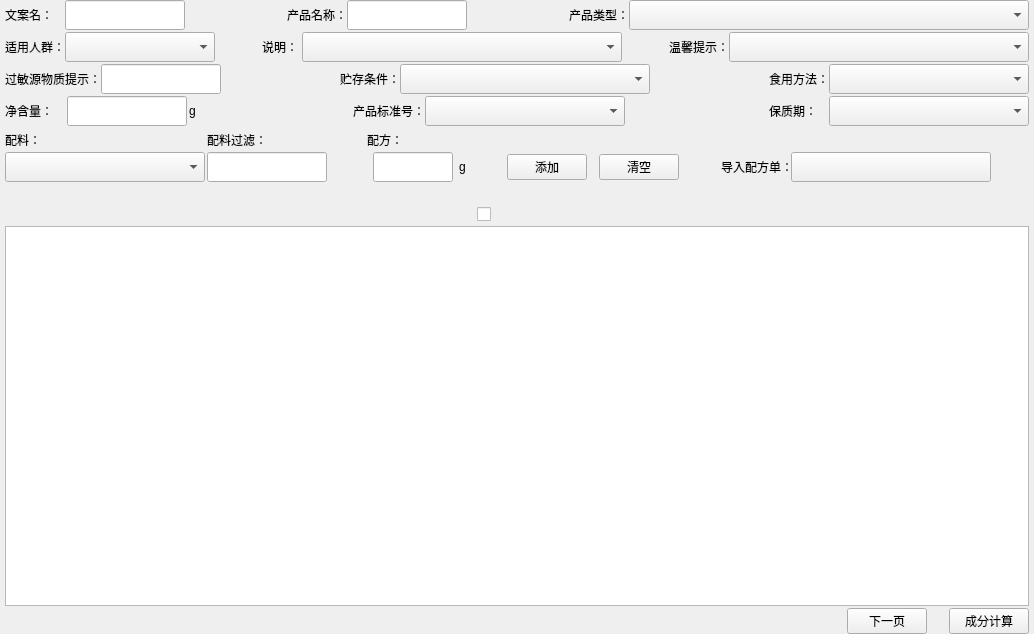
<?xml version="1.0" encoding="UTF-8"?>
<ui version="4.0">
 <class>PrepareTableWidget</class>
 <widget class="QWidget" name="PrepareTableWidget">
  <property name="geometry">
   <rect>
    <x>0</x>
    <y>0</y>
    <width>1034</width>
    <height>634</height>
   </rect>
  </property>
  <property name="windowTitle">
   <string notr="true">杭州衡美</string>
  </property>
  <layout class="QVBoxLayout" name="verticalLayout_6">
   <property name="spacing">
    <number>2</number>
   </property>
   <property name="leftMargin">
    <number>5</number>
   </property>
   <property name="topMargin">
    <number>0</number>
   </property>
   <property name="rightMargin">
    <number>5</number>
   </property>
   <property name="bottomMargin">
    <number>0</number>
   </property>
   <item>
    <widget class="QWidget" name="m_pWidgetConfig" native="true">
     <layout class="QVBoxLayout" name="verticalLayout_5">
      <property name="spacing">
       <number>2</number>
      </property>
      <property name="leftMargin">
       <number>0</number>
      </property>
      <property name="topMargin">
       <number>0</number>
      </property>
      <property name="rightMargin">
       <number>0</number>
      </property>
      <property name="bottomMargin">
       <number>0</number>
      </property>
      <item>
       <layout class="QHBoxLayout" name="horizontalLayout_11">
        <property name="spacing">
         <number>0</number>
        </property>
        <item>
         <layout class="QHBoxLayout" name="horizontalLayout_5">
          <property name="spacing">
           <number>0</number>
          </property>
          <item>
           <widget class="QLabel" name="label_4">
            <property name="sizePolicy">
             <sizepolicy hsizetype="Fixed" vsizetype="Fixed">
              <horstretch>0</horstretch>
              <verstretch>0</verstretch>
             </sizepolicy>
            </property>
            <property name="minimumSize">
             <size>
              <width>60</width>
              <height>24</height>
             </size>
            </property>
            <property name="layoutDirection">
             <enum>Qt::LeftToRight</enum>
            </property>
            <property name="text">
             <string>文案名：</string>
            </property>
            <property name="alignment">
             <set>Qt::AlignLeading|Qt::AlignLeft|Qt::AlignVCenter</set>
            </property>
           </widget>
          </item>
          <item>
           <widget class="DSGUI::DSLineEdit" name="m_editOfficialName">
            <property name="minimumSize">
             <size>
              <width>120</width>
              <height>30</height>
             </size>
            </property>
            <property name="maximumSize">
             <size>
              <width>120</width>
              <height>30</height>
             </size>
            </property>
           </widget>
          </item>
         </layout>
        </item>
        <item>
         <spacer name="horizontalSpacer_7">
          <property name="orientation">
           <enum>Qt::Horizontal</enum>
          </property>
          <property name="sizeHint" stdset="0">
           <size>
            <width>40</width>
            <height>20</height>
           </size>
          </property>
         </spacer>
        </item>
        <item>
         <layout class="QHBoxLayout" name="horizontalLayout_6">
          <property name="spacing">
           <number>0</number>
          </property>
          <item>
           <widget class="QLabel" name="label_5">
            <property name="sizePolicy">
             <sizepolicy hsizetype="Fixed" vsizetype="Fixed">
              <horstretch>0</horstretch>
              <verstretch>0</verstretch>
             </sizepolicy>
            </property>
            <property name="minimumSize">
             <size>
              <width>60</width>
              <height>24</height>
             </size>
            </property>
            <property name="layoutDirection">
             <enum>Qt::LeftToRight</enum>
            </property>
            <property name="text">
             <string>产品名称：</string>
            </property>
            <property name="alignment">
             <set>Qt::AlignLeading|Qt::AlignLeft|Qt::AlignVCenter</set>
            </property>
           </widget>
          </item>
          <item>
           <widget class="DSGUI::DSLineEdit" name="m_editProductName">
            <property name="minimumSize">
             <size>
              <width>120</width>
              <height>30</height>
             </size>
            </property>
            <property name="maximumSize">
             <size>
              <width>120</width>
              <height>30</height>
             </size>
            </property>
           </widget>
          </item>
         </layout>
        </item>
        <item>
         <spacer name="horizontalSpacer_8">
          <property name="orientation">
           <enum>Qt::Horizontal</enum>
          </property>
          <property name="sizeHint" stdset="0">
           <size>
            <width>40</width>
            <height>20</height>
           </size>
          </property>
         </spacer>
        </item>
        <item>
         <layout class="QHBoxLayout" name="horizontalLayout_7">
          <property name="spacing">
           <number>0</number>
          </property>
          <item>
           <widget class="QLabel" name="label_6">
            <property name="sizePolicy">
             <sizepolicy hsizetype="Fixed" vsizetype="Fixed">
              <horstretch>0</horstretch>
              <verstretch>0</verstretch>
             </sizepolicy>
            </property>
            <property name="minimumSize">
             <size>
              <width>60</width>
              <height>24</height>
             </size>
            </property>
            <property name="layoutDirection">
             <enum>Qt::LeftToRight</enum>
            </property>
            <property name="text">
             <string>产品类型：</string>
            </property>
            <property name="alignment">
             <set>Qt::AlignLeading|Qt::AlignLeft|Qt::AlignVCenter</set>
            </property>
           </widget>
          </item>
          <item>
           <widget class="DSGUI::DSComboBox" name="m_cmbProductType">
            <property name="sizePolicy">
             <sizepolicy hsizetype="Fixed" vsizetype="Fixed">
              <horstretch>0</horstretch>
              <verstretch>0</verstretch>
             </sizepolicy>
            </property>
            <property name="minimumSize">
             <size>
              <width>400</width>
              <height>30</height>
             </size>
            </property>
            <property name="maximumSize">
             <size>
              <width>400</width>
              <height>30</height>
             </size>
            </property>
           </widget>
          </item>
         </layout>
        </item>
       </layout>
      </item>
      <item>
       <layout class="QHBoxLayout" name="horizontalLayout_12">
        <property name="spacing">
         <number>0</number>
        </property>
        <item>
         <layout class="QHBoxLayout" name="horizontalLayout_8">
          <property name="spacing">
           <number>0</number>
          </property>
          <item>
           <widget class="QLabel" name="label_7">
            <property name="sizePolicy">
             <sizepolicy hsizetype="Fixed" vsizetype="Fixed">
              <horstretch>0</horstretch>
              <verstretch>0</verstretch>
             </sizepolicy>
            </property>
            <property name="minimumSize">
             <size>
              <width>60</width>
              <height>24</height>
             </size>
            </property>
            <property name="layoutDirection">
             <enum>Qt::LeftToRight</enum>
            </property>
            <property name="text">
             <string>适用人群：</string>
            </property>
            <property name="alignment">
             <set>Qt::AlignLeading|Qt::AlignLeft|Qt::AlignVCenter</set>
            </property>
           </widget>
          </item>
          <item>
           <widget class="DSGUI::DSComboBox" name="m_cmbApplayPerson">
            <property name="sizePolicy">
             <sizepolicy hsizetype="Fixed" vsizetype="Fixed">
              <horstretch>0</horstretch>
              <verstretch>0</verstretch>
             </sizepolicy>
            </property>
            <property name="minimumSize">
             <size>
              <width>150</width>
              <height>30</height>
             </size>
            </property>
            <property name="maximumSize">
             <size>
              <width>150</width>
              <height>30</height>
             </size>
            </property>
           </widget>
          </item>
         </layout>
        </item>
        <item>
         <spacer name="horizontalSpacer_10">
          <property name="orientation">
           <enum>Qt::Horizontal</enum>
          </property>
          <property name="sizeHint" stdset="0">
           <size>
            <width>40</width>
            <height>20</height>
           </size>
          </property>
         </spacer>
        </item>
        <item>
         <layout class="QHBoxLayout" name="horizontalLayout_9">
          <property name="spacing">
           <number>0</number>
          </property>
          <item>
           <widget class="QLabel" name="label_8">
            <property name="sizePolicy">
             <sizepolicy hsizetype="Fixed" vsizetype="Fixed">
              <horstretch>0</horstretch>
              <verstretch>0</verstretch>
             </sizepolicy>
            </property>
            <property name="minimumSize">
             <size>
              <width>40</width>
              <height>24</height>
             </size>
            </property>
            <property name="layoutDirection">
             <enum>Qt::LeftToRight</enum>
            </property>
            <property name="text">
             <string>说明：</string>
            </property>
            <property name="alignment">
             <set>Qt::AlignLeading|Qt::AlignLeft|Qt::AlignVCenter</set>
            </property>
           </widget>
          </item>
          <item>
           <widget class="mainApp::MultipleComboBox" name="m_cmbExplane">
            <property name="sizePolicy">
             <sizepolicy hsizetype="Fixed" vsizetype="Fixed">
              <horstretch>0</horstretch>
              <verstretch>0</verstretch>
             </sizepolicy>
            </property>
            <property name="minimumSize">
             <size>
              <width>320</width>
              <height>30</height>
             </size>
            </property>
            <property name="maximumSize">
             <size>
              <width>320</width>
              <height>30</height>
             </size>
            </property>
           </widget>
          </item>
         </layout>
        </item>
        <item>
         <spacer name="horizontalSpacer_9">
          <property name="orientation">
           <enum>Qt::Horizontal</enum>
          </property>
          <property name="sizeHint" stdset="0">
           <size>
            <width>40</width>
            <height>20</height>
           </size>
          </property>
         </spacer>
        </item>
        <item>
         <layout class="QHBoxLayout" name="horizontalLayout_10">
          <property name="spacing">
           <number>0</number>
          </property>
          <item>
           <widget class="QLabel" name="label_9">
            <property name="sizePolicy">
             <sizepolicy hsizetype="Fixed" vsizetype="Fixed">
              <horstretch>0</horstretch>
              <verstretch>0</verstretch>
             </sizepolicy>
            </property>
            <property name="minimumSize">
             <size>
              <width>60</width>
              <height>24</height>
             </size>
            </property>
            <property name="layoutDirection">
             <enum>Qt::LeftToRight</enum>
            </property>
            <property name="text">
             <string>温馨提示：</string>
            </property>
            <property name="alignment">
             <set>Qt::AlignLeading|Qt::AlignLeft|Qt::AlignVCenter</set>
            </property>
           </widget>
          </item>
          <item>
           <widget class="mainApp::MultipleComboBox" name="m_cmbRemainder">
            <property name="sizePolicy">
             <sizepolicy hsizetype="Fixed" vsizetype="Fixed">
              <horstretch>0</horstretch>
              <verstretch>0</verstretch>
             </sizepolicy>
            </property>
            <property name="minimumSize">
             <size>
              <width>300</width>
              <height>30</height>
             </size>
            </property>
            <property name="maximumSize">
             <size>
              <width>300</width>
              <height>30</height>
             </size>
            </property>
           </widget>
          </item>
         </layout>
        </item>
       </layout>
      </item>
      <item>
       <layout class="QHBoxLayout" name="horizontalLayout_16">
        <property name="spacing">
         <number>0</number>
        </property>
        <item>
         <layout class="QHBoxLayout" name="horizontalLayout_13">
          <property name="spacing">
           <number>0</number>
          </property>
          <item>
           <widget class="QLabel" name="label_10">
            <property name="sizePolicy">
             <sizepolicy hsizetype="Fixed" vsizetype="Fixed">
              <horstretch>0</horstretch>
              <verstretch>0</verstretch>
             </sizepolicy>
            </property>
            <property name="minimumSize">
             <size>
              <width>60</width>
              <height>24</height>
             </size>
            </property>
            <property name="layoutDirection">
             <enum>Qt::LeftToRight</enum>
            </property>
            <property name="text">
             <string>过敏源物质提示：</string>
            </property>
            <property name="alignment">
             <set>Qt::AlignLeading|Qt::AlignLeft|Qt::AlignVCenter</set>
            </property>
           </widget>
          </item>
          <item>
           <widget class="DSGUI::DSLineEdit" name="m_editAllergy">
            <property name="minimumSize">
             <size>
              <width>120</width>
              <height>30</height>
             </size>
            </property>
            <property name="maximumSize">
             <size>
              <width>120</width>
              <height>30</height>
             </size>
            </property>
           </widget>
          </item>
         </layout>
        </item>
        <item>
         <spacer name="horizontalSpacer_11">
          <property name="orientation">
           <enum>Qt::Horizontal</enum>
          </property>
          <property name="sizeHint" stdset="0">
           <size>
            <width>40</width>
            <height>20</height>
           </size>
          </property>
         </spacer>
        </item>
        <item>
         <layout class="QHBoxLayout" name="horizontalLayout_14">
          <property name="spacing">
           <number>0</number>
          </property>
          <item>
           <widget class="QLabel" name="label_11">
            <property name="sizePolicy">
             <sizepolicy hsizetype="Fixed" vsizetype="Fixed">
              <horstretch>0</horstretch>
              <verstretch>0</verstretch>
             </sizepolicy>
            </property>
            <property name="minimumSize">
             <size>
              <width>60</width>
              <height>24</height>
             </size>
            </property>
            <property name="layoutDirection">
             <enum>Qt::LeftToRight</enum>
            </property>
            <property name="text">
             <string>贮存条件：</string>
            </property>
            <property name="alignment">
             <set>Qt::AlignLeading|Qt::AlignLeft|Qt::AlignVCenter</set>
            </property>
           </widget>
          </item>
          <item>
           <widget class="DSGUI::DSComboBox" name="m_cmbStornCondition">
            <property name="sizePolicy">
             <sizepolicy hsizetype="Fixed" vsizetype="Fixed">
              <horstretch>0</horstretch>
              <verstretch>0</verstretch>
             </sizepolicy>
            </property>
            <property name="minimumSize">
             <size>
              <width>250</width>
              <height>30</height>
             </size>
            </property>
            <property name="maximumSize">
             <size>
              <width>250</width>
              <height>30</height>
             </size>
            </property>
           </widget>
          </item>
         </layout>
        </item>
        <item>
         <spacer name="horizontalSpacer_12">
          <property name="orientation">
           <enum>Qt::Horizontal</enum>
          </property>
          <property name="sizeHint" stdset="0">
           <size>
            <width>40</width>
            <height>20</height>
           </size>
          </property>
         </spacer>
        </item>
        <item>
         <layout class="QHBoxLayout" name="horizontalLayout_15">
          <property name="spacing">
           <number>0</number>
          </property>
          <item>
           <widget class="QLabel" name="label_12">
            <property name="sizePolicy">
             <sizepolicy hsizetype="Fixed" vsizetype="Fixed">
              <horstretch>0</horstretch>
              <verstretch>0</verstretch>
             </sizepolicy>
            </property>
            <property name="minimumSize">
             <size>
              <width>60</width>
              <height>24</height>
             </size>
            </property>
            <property name="layoutDirection">
             <enum>Qt::LeftToRight</enum>
            </property>
            <property name="text">
             <string>食用方法：</string>
            </property>
            <property name="alignment">
             <set>Qt::AlignLeading|Qt::AlignLeft|Qt::AlignVCenter</set>
            </property>
           </widget>
          </item>
          <item>
           <widget class="mainApp::MultipleComboBox" name="m_cmbEdibleFunction">
            <property name="sizePolicy">
             <sizepolicy hsizetype="Fixed" vsizetype="Fixed">
              <horstretch>0</horstretch>
              <verstretch>0</verstretch>
             </sizepolicy>
            </property>
            <property name="minimumSize">
             <size>
              <width>200</width>
              <height>30</height>
             </size>
            </property>
            <property name="maximumSize">
             <size>
              <width>200</width>
              <height>30</height>
             </size>
            </property>
           </widget>
          </item>
         </layout>
        </item>
       </layout>
      </item>
      <item>
       <layout class="QHBoxLayout" name="horizontalLayout_20">
        <property name="spacing">
         <number>0</number>
        </property>
        <item>
         <layout class="QHBoxLayout" name="horizontalLayout_17" stretch="0,0,0">
          <property name="spacing">
           <number>2</number>
          </property>
          <item>
           <widget class="QLabel" name="label_13">
            <property name="sizePolicy">
             <sizepolicy hsizetype="Fixed" vsizetype="Fixed">
              <horstretch>0</horstretch>
              <verstretch>0</verstretch>
             </sizepolicy>
            </property>
            <property name="minimumSize">
             <size>
              <width>60</width>
              <height>24</height>
             </size>
            </property>
            <property name="layoutDirection">
             <enum>Qt::LeftToRight</enum>
            </property>
            <property name="text">
             <string>净含量：</string>
            </property>
            <property name="alignment">
             <set>Qt::AlignLeading|Qt::AlignLeft|Qt::AlignVCenter</set>
            </property>
           </widget>
          </item>
          <item>
           <widget class="DSGUI::DSLineEdit" name="m_editContent">
            <property name="minimumSize">
             <size>
              <width>120</width>
              <height>30</height>
             </size>
            </property>
            <property name="maximumSize">
             <size>
              <width>120</width>
              <height>30</height>
             </size>
            </property>
           </widget>
          </item>
          <item>
           <widget class="QLabel" name="label_16">
            <property name="sizePolicy">
             <sizepolicy hsizetype="Fixed" vsizetype="Fixed">
              <horstretch>0</horstretch>
              <verstretch>0</verstretch>
             </sizepolicy>
            </property>
            <property name="minimumSize">
             <size>
              <width>20</width>
              <height>24</height>
             </size>
            </property>
            <property name="layoutDirection">
             <enum>Qt::LeftToRight</enum>
            </property>
            <property name="text">
             <string>g</string>
            </property>
            <property name="alignment">
             <set>Qt::AlignLeading|Qt::AlignLeft|Qt::AlignVCenter</set>
            </property>
           </widget>
          </item>
         </layout>
        </item>
        <item>
         <spacer name="horizontalSpacer_13">
          <property name="orientation">
           <enum>Qt::Horizontal</enum>
          </property>
          <property name="sizeHint" stdset="0">
           <size>
            <width>40</width>
            <height>20</height>
           </size>
          </property>
         </spacer>
        </item>
        <item>
         <layout class="QHBoxLayout" name="horizontalLayout_18">
          <property name="spacing">
           <number>0</number>
          </property>
          <item>
           <widget class="QLabel" name="label_14">
            <property name="sizePolicy">
             <sizepolicy hsizetype="Fixed" vsizetype="Fixed">
              <horstretch>0</horstretch>
              <verstretch>0</verstretch>
             </sizepolicy>
            </property>
            <property name="minimumSize">
             <size>
              <width>60</width>
              <height>24</height>
             </size>
            </property>
            <property name="layoutDirection">
             <enum>Qt::LeftToRight</enum>
            </property>
            <property name="text">
             <string>产品标准号：</string>
            </property>
            <property name="alignment">
             <set>Qt::AlignLeading|Qt::AlignLeft|Qt::AlignVCenter</set>
            </property>
           </widget>
          </item>
          <item>
           <widget class="DSGUI::DSComboBox" name="m_cmbProductStandard">
            <property name="sizePolicy">
             <sizepolicy hsizetype="Fixed" vsizetype="Fixed">
              <horstretch>0</horstretch>
              <verstretch>0</verstretch>
             </sizepolicy>
            </property>
            <property name="minimumSize">
             <size>
              <width>200</width>
              <height>30</height>
             </size>
            </property>
            <property name="maximumSize">
             <size>
              <width>200</width>
              <height>30</height>
             </size>
            </property>
           </widget>
          </item>
         </layout>
        </item>
        <item>
         <spacer name="horizontalSpacer_14">
          <property name="orientation">
           <enum>Qt::Horizontal</enum>
          </property>
          <property name="sizeHint" stdset="0">
           <size>
            <width>40</width>
            <height>20</height>
           </size>
          </property>
         </spacer>
        </item>
        <item>
         <layout class="QHBoxLayout" name="horizontalLayout_19">
          <property name="spacing">
           <number>0</number>
          </property>
          <item>
           <widget class="QLabel" name="label_15">
            <property name="sizePolicy">
             <sizepolicy hsizetype="Fixed" vsizetype="Fixed">
              <horstretch>0</horstretch>
              <verstretch>0</verstretch>
             </sizepolicy>
            </property>
            <property name="minimumSize">
             <size>
              <width>60</width>
              <height>24</height>
             </size>
            </property>
            <property name="layoutDirection">
             <enum>Qt::LeftToRight</enum>
            </property>
            <property name="text">
             <string>保质期：</string>
            </property>
            <property name="alignment">
             <set>Qt::AlignLeading|Qt::AlignLeft|Qt::AlignVCenter</set>
            </property>
           </widget>
          </item>
          <item>
           <widget class="DSGUI::DSComboBox" name="m_cmbExpirationDate">
            <property name="sizePolicy">
             <sizepolicy hsizetype="Fixed" vsizetype="Fixed">
              <horstretch>0</horstretch>
              <verstretch>0</verstretch>
             </sizepolicy>
            </property>
            <property name="minimumSize">
             <size>
              <width>200</width>
              <height>30</height>
             </size>
            </property>
            <property name="maximumSize">
             <size>
              <width>200</width>
              <height>30</height>
             </size>
            </property>
           </widget>
          </item>
         </layout>
        </item>
       </layout>
      </item>
      <item>
       <layout class="QHBoxLayout" name="horizontalLayout_2">
        <property name="spacing">
         <number>0</number>
        </property>
        <item>
         <layout class="QVBoxLayout" name="verticalLayout">
          <item>
           <widget class="QLabel" name="label">
            <property name="sizePolicy">
             <sizepolicy hsizetype="Fixed" vsizetype="Fixed">
              <horstretch>0</horstretch>
              <verstretch>0</verstretch>
             </sizepolicy>
            </property>
            <property name="minimumSize">
             <size>
              <width>120</width>
              <height>24</height>
             </size>
            </property>
            <property name="layoutDirection">
             <enum>Qt::LeftToRight</enum>
            </property>
            <property name="text">
             <string>配料：</string>
            </property>
            <property name="alignment">
             <set>Qt::AlignLeading|Qt::AlignLeft|Qt::AlignVCenter</set>
            </property>
           </widget>
          </item>
          <item>
           <widget class="DSGUI::DSComboBox" name="m_cmbRecipe">
            <property name="sizePolicy">
             <sizepolicy hsizetype="Fixed" vsizetype="Fixed">
              <horstretch>0</horstretch>
              <verstretch>0</verstretch>
             </sizepolicy>
            </property>
            <property name="minimumSize">
             <size>
              <width>200</width>
              <height>30</height>
             </size>
            </property>
            <property name="maximumSize">
             <size>
              <width>200</width>
              <height>30</height>
             </size>
            </property>
           </widget>
          </item>
         </layout>
        </item>
        <item>
         <spacer name="horizontalSpacer_16">
          <property name="orientation">
           <enum>Qt::Horizontal</enum>
          </property>
          <property name="sizeType">
           <enum>QSizePolicy::Fixed</enum>
          </property>
          <property name="sizeHint" stdset="0">
           <size>
            <width>2</width>
            <height>20</height>
           </size>
          </property>
         </spacer>
        </item>
        <item>
         <layout class="QVBoxLayout" name="verticalLayout_4">
          <item>
           <widget class="QLabel" name="label_18">
            <property name="text">
             <string>配料过滤：</string>
            </property>
           </widget>
          </item>
          <item>
           <widget class="DSGUI::DSLineEdit" name="m_editFilterRecipe">
            <property name="minimumSize">
             <size>
              <width>120</width>
              <height>30</height>
             </size>
            </property>
            <property name="maximumSize">
             <size>
              <width>120</width>
              <height>30</height>
             </size>
            </property>
           </widget>
          </item>
         </layout>
        </item>
        <item>
         <spacer name="horizontalSpacer">
          <property name="orientation">
           <enum>Qt::Horizontal</enum>
          </property>
          <property name="sizeType">
           <enum>QSizePolicy::Fixed</enum>
          </property>
          <property name="sizeHint" stdset="0">
           <size>
            <width>40</width>
            <height>20</height>
           </size>
          </property>
         </spacer>
        </item>
        <item>
         <layout class="QVBoxLayout" name="verticalLayout_2">
          <item>
           <widget class="QLabel" name="label_2">
            <property name="sizePolicy">
             <sizepolicy hsizetype="Fixed" vsizetype="Fixed">
              <horstretch>0</horstretch>
              <verstretch>0</verstretch>
             </sizepolicy>
            </property>
            <property name="minimumSize">
             <size>
              <width>120</width>
              <height>24</height>
             </size>
            </property>
            <property name="layoutDirection">
             <enum>Qt::LeftToRight</enum>
            </property>
            <property name="text">
             <string>配方：</string>
            </property>
            <property name="alignment">
             <set>Qt::AlignLeading|Qt::AlignLeft|Qt::AlignVCenter</set>
            </property>
           </widget>
          </item>
          <item>
           <layout class="QHBoxLayout" name="horizontalLayout">
            <item>
             <widget class="DSGUI::DSLineEdit" name="m_editElement">
              <property name="minimumSize">
               <size>
                <width>80</width>
                <height>30</height>
               </size>
              </property>
              <property name="maximumSize">
               <size>
                <width>80</width>
                <height>30</height>
               </size>
              </property>
             </widget>
            </item>
            <item>
             <widget class="QLabel" name="label_3">
              <property name="sizePolicy">
               <sizepolicy hsizetype="Fixed" vsizetype="Fixed">
                <horstretch>0</horstretch>
                <verstretch>0</verstretch>
               </sizepolicy>
              </property>
              <property name="minimumSize">
               <size>
                <width>20</width>
                <height>24</height>
               </size>
              </property>
              <property name="layoutDirection">
               <enum>Qt::LeftToRight</enum>
              </property>
              <property name="text">
               <string>g</string>
              </property>
              <property name="alignment">
               <set>Qt::AlignLeading|Qt::AlignLeft|Qt::AlignVCenter</set>
              </property>
             </widget>
            </item>
           </layout>
          </item>
         </layout>
        </item>
        <item>
         <layout class="QVBoxLayout" name="verticalLayout_3">
          <property name="spacing">
           <number>2</number>
          </property>
          <item>
           <spacer name="verticalSpacer_2">
            <property name="orientation">
             <enum>Qt::Vertical</enum>
            </property>
            <property name="sizeType">
             <enum>QSizePolicy::Preferred</enum>
            </property>
            <property name="sizeHint" stdset="0">
             <size>
              <width>20</width>
              <height>24</height>
             </size>
            </property>
           </spacer>
          </item>
          <item>
           <layout class="QHBoxLayout" name="horizontalLayout_3">
            <property name="spacing">
             <number>2</number>
            </property>
            <item>
             <spacer name="horizontalSpacer_3">
              <property name="orientation">
               <enum>Qt::Horizontal</enum>
              </property>
              <property name="sizeType">
               <enum>QSizePolicy::Fixed</enum>
              </property>
              <property name="sizeHint" stdset="0">
               <size>
                <width>20</width>
                <height>20</height>
               </size>
              </property>
             </spacer>
            </item>
            <item>
             <widget class="DSGUI::DSPushButton" name="m_btnAdd">
              <property name="text">
               <string>添加</string>
              </property>
             </widget>
            </item>
            <item>
             <spacer name="horizontalSpacer_6">
              <property name="orientation">
               <enum>Qt::Horizontal</enum>
              </property>
              <property name="sizeType">
               <enum>QSizePolicy::Fixed</enum>
              </property>
              <property name="sizeHint" stdset="0">
               <size>
                <width>10</width>
                <height>20</height>
               </size>
              </property>
             </spacer>
            </item>
            <item>
             <widget class="DSGUI::DSPushButton" name="m_btnClear">
              <property name="text">
               <string>清空</string>
              </property>
             </widget>
            </item>
            <item>
             <spacer name="horizontalSpacer_15">
              <property name="orientation">
               <enum>Qt::Horizontal</enum>
              </property>
              <property name="sizeType">
               <enum>QSizePolicy::Fixed</enum>
              </property>
              <property name="sizeHint" stdset="0">
               <size>
                <width>40</width>
                <height>20</height>
               </size>
              </property>
             </spacer>
            </item>
            <item>
             <layout class="QHBoxLayout" name="horizontalLayout_22">
              <property name="spacing">
               <number>0</number>
              </property>
              <item>
               <widget class="QLabel" name="label_17">
                <property name="sizePolicy">
                 <sizepolicy hsizetype="Fixed" vsizetype="Fixed">
                  <horstretch>0</horstretch>
                  <verstretch>0</verstretch>
                 </sizepolicy>
                </property>
                <property name="minimumSize">
                 <size>
                  <width>60</width>
                  <height>24</height>
                 </size>
                </property>
                <property name="layoutDirection">
                 <enum>Qt::LeftToRight</enum>
                </property>
                <property name="text">
                 <string>导入配方单：</string>
                </property>
                <property name="alignment">
                 <set>Qt::AlignLeading|Qt::AlignLeft|Qt::AlignVCenter</set>
                </property>
               </widget>
              </item>
              <item>
               <widget class="DSGUI::DSPushButton" name="m_btnRecipeExcel">
                <property name="minimumSize">
                 <size>
                  <width>200</width>
                  <height>30</height>
                 </size>
                </property>
                <property name="maximumSize">
                 <size>
                  <width>16777215</width>
                  <height>30</height>
                 </size>
                </property>
                <property name="text">
                 <string/>
                </property>
               </widget>
              </item>
             </layout>
            </item>
            <item>
             <spacer name="horizontalSpacer_2">
              <property name="orientation">
               <enum>Qt::Horizontal</enum>
              </property>
              <property name="sizeHint" stdset="0">
               <size>
                <width>40</width>
                <height>20</height>
               </size>
              </property>
             </spacer>
            </item>
           </layout>
          </item>
         </layout>
        </item>
       </layout>
      </item>
     </layout>
    </widget>
   </item>
   <item>
    <spacer name="verticalSpacer">
     <property name="orientation">
      <enum>Qt::Vertical</enum>
     </property>
     <property name="sizeType">
      <enum>QSizePolicy::Fixed</enum>
     </property>
     <property name="sizeHint" stdset="0">
      <size>
       <width>20</width>
       <height>20</height>
      </size>
     </property>
    </spacer>
   </item>
   <item>
    <layout class="QHBoxLayout" name="horizontalLayout_21">
     <item>
      <spacer name="horizontalSpacer_17">
       <property name="orientation">
        <enum>Qt::Horizontal</enum>
       </property>
       <property name="sizeHint" stdset="0">
        <size>
         <width>40</width>
         <height>20</height>
        </size>
       </property>
      </spacer>
     </item>
     <item>
      <widget class="QCheckBox" name="btnExpand">
       <property name="minimumSize">
        <size>
         <width>80</width>
         <height>20</height>
        </size>
       </property>
       <property name="maximumSize">
        <size>
         <width>80</width>
         <height>20</height>
        </size>
       </property>
       <property name="text">
        <string/>
       </property>
       <property name="checkable">
        <bool>true</bool>
       </property>
      </widget>
     </item>
     <item>
      <spacer name="horizontalSpacer_18">
       <property name="orientation">
        <enum>Qt::Horizontal</enum>
       </property>
       <property name="sizeHint" stdset="0">
        <size>
         <width>40</width>
         <height>20</height>
        </size>
       </property>
      </spacer>
     </item>
    </layout>
   </item>
   <item>
    <widget class="DSGUI::DSTableView" name="m_listViewRecipe"/>
   </item>
   <item>
    <layout class="QHBoxLayout" name="horizontalLayout_4">
     <item>
      <spacer name="horizontalSpacer_4">
       <property name="orientation">
        <enum>Qt::Horizontal</enum>
       </property>
       <property name="sizeHint" stdset="0">
        <size>
         <width>40</width>
         <height>20</height>
        </size>
       </property>
      </spacer>
     </item>
     <item>
      <widget class="DSGUI::DSPushButton" name="m_btnNext">
       <property name="text">
        <string>下一页</string>
       </property>
      </widget>
     </item>
     <item>
      <spacer name="horizontalSpacer_5">
       <property name="orientation">
        <enum>Qt::Horizontal</enum>
       </property>
       <property name="sizeType">
        <enum>QSizePolicy::Fixed</enum>
       </property>
       <property name="sizeHint" stdset="0">
        <size>
         <width>20</width>
         <height>20</height>
        </size>
       </property>
      </spacer>
     </item>
     <item>
      <widget class="DSGUI::DSPushButton" name="m_btnCreate">
       <property name="text">
        <string>成分计算</string>
       </property>
      </widget>
     </item>
    </layout>
   </item>
  </layout>
 </widget>
 <customwidgets>
  <customwidget>
   <class>DSGUI::DSComboBox</class>
   <extends>QComboBox</extends>
   <header>ComboBox/ComboBox.h</header>
  </customwidget>
  <customwidget>
   <class>DSGUI::DSLineEdit</class>
   <extends>QLineEdit</extends>
   <header>lineedit/lineedit.h</header>
  </customwidget>
  <customwidget>
   <class>DSGUI::DSPushButton</class>
   <extends>QPushButton</extends>
   <header>PushButton/PushButton.h</header>
  </customwidget>
  <customwidget>
   <class>DSGUI::DSTableView</class>
   <extends>QTableView</extends>
   <header>TableView/tableview.h</header>
  </customwidget>
  <customwidget>
   <class>mainApp::MultipleComboBox</class>
   <extends>QComboBox</extends>
   <header location="global">FunctionPage/MultipleComboBox.h</header>
  </customwidget>
 </customwidgets>
 <resources/>
 <connections/>
</ui>
